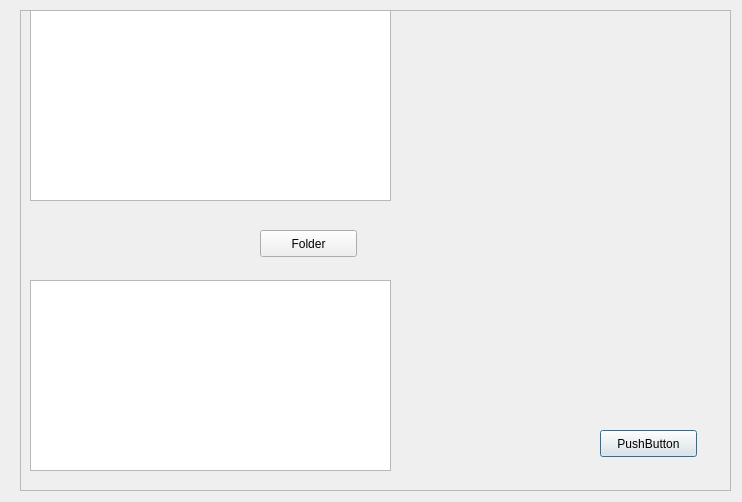
<?xml version="1.0" encoding="UTF-8"?>
<ui version="4.0">
 <class>Dialog</class>
 <widget class="QDialog" name="Dialog">
  <property name="geometry">
   <rect>
    <x>0</x>
    <y>0</y>
    <width>742</width>
    <height>502</height>
   </rect>
  </property>
  <property name="windowTitle">
   <string>Dialog</string>
  </property>
  <widget class="QFrame" name="frame">
   <property name="geometry">
    <rect>
     <x>20</x>
     <y>10</y>
     <width>711</width>
     <height>481</height>
    </rect>
   </property>
   <property name="frameShape">
    <enum>QFrame::StyledPanel</enum>
   </property>
   <property name="frameShadow">
    <enum>QFrame::Raised</enum>
   </property>
   <widget class="QPushButton" name="pushButton">
    <property name="geometry">
     <rect>
      <x>580</x>
      <y>420</y>
      <width>97</width>
      <height>27</height>
     </rect>
    </property>
    <property name="text">
     <string>PushButton</string>
    </property>
   </widget>
   <widget class="QListWidget" name="DecisionList">
    <property name="geometry">
     <rect>
      <x>10</x>
      <y>0</y>
      <width>361</width>
      <height>191</height>
     </rect>
    </property>
   </widget>
   <widget class="QListWidget" name="ActionList">
    <property name="geometry">
     <rect>
      <x>10</x>
      <y>270</y>
      <width>361</width>
      <height>191</height>
     </rect>
    </property>
   </widget>
   <widget class="QPushButton" name="FolderButton">
    <property name="geometry">
     <rect>
      <x>240</x>
      <y>220</y>
      <width>97</width>
      <height>27</height>
     </rect>
    </property>
    <property name="text">
     <string>Folder</string>
    </property>
   </widget>
  </widget>
 </widget>
 <resources/>
 <connections/>
</ui>
